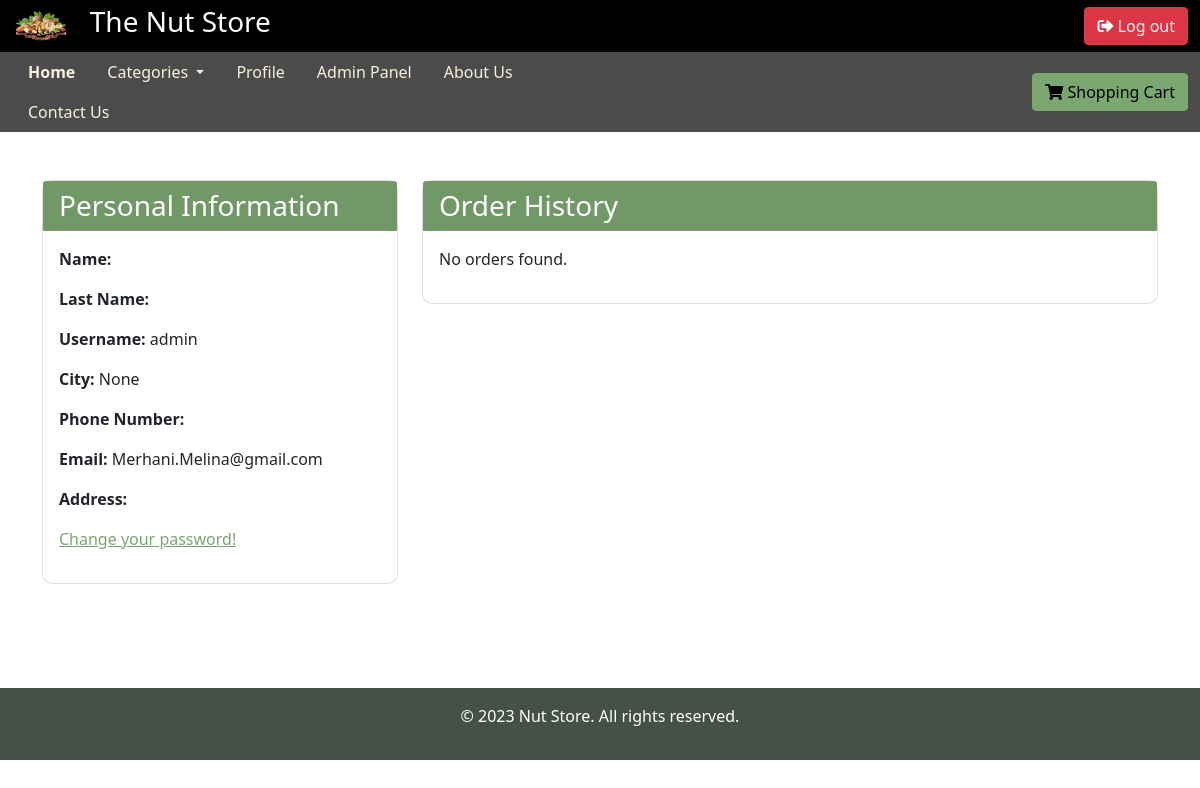
Page /profile/ (signed in) on the committed database.
### accounts/models.py (models this page shows, shortened)
class CustomUser(AbstractUser):
    name = models.CharField(max_length=100)
    family_name = models.CharField(max_length=100)
    username = models.CharField(max_length=50, unique=True)
    email = models.EmailField(unique=True)
    city = models.ForeignKey(City, null=True, blank=False ,on_delete=models.CASCADE)
    phone_number = models.CharField(max_length=11)  #09121234567
    address = models.CharField(max_length=500)
    is_buyer = models.BooleanField(default=False)
    is_seller = models.BooleanField(default=False)

### Nutstore/views.py (the view)
# urls.py: path('profile/', views.profile, name='profile'), #Profile Url
@login_required
def profile(request):
    categories = set(product.category for product in Product.objects.all())
    user = request.user
    orders = Order.objects.filter(user=user)
    context = {
        'categories': categories,
        'user': user,
        'orders': orders,
    }
    return render(request, 'profile.html', context)

### templates/profile.html (shortened to what this page needs)
{% extends 'base.html' %}
{% load static %}
{% block content %}
<div class="container mt-5" style="margin-top: 4rem; margin-bottom: 5rem;">
  <div class="row">
    <div class="col-md-4">
      <div class="card mb-4 border-rounded">
        <div class="card-header header-primary">
          <h3 class="card-title mb-0">Personal Information</h3>
        </div>
        <div class="card-body">
          <p><strong>Name:</strong> {{ user.name }}</p>
          <p><strong>Last Name:</strong> {{ user.family_name }}</p>
          <p><strong>Username:</strong> {{ user.username }}</p>
          <p><strong>City:</strong> {{ user.city }}</p>
          <p><strong>Phone Number:</strong> {{ user.phone_number }}</p>
          <p><strong>Email:</strong> {{ user.email }}</p>
          <p><strong>Address:</strong> {{ user.address }}</p>
          <p><a href="{% url 'change_password' %}" style="color: #7aa66f;">Change your password!</a></p>
        </div>
      </div>
    </div>
    <div class="col-md-8">
      <div class="card mb-4 border-rounded">
        <div class="card-header header-secondary">
          <h3 class="card-title mb-0">Order History</h3>
        </div>
        <div class="card-body">
          {% if orders %}
            <ul class="list-group list-group-flush">
              {% for order in orders %}
                <li class="list-group-item">
                  <div class="d-flex w-100 justify-content-between">
                    <h5 class="mb-1">Order ID: {{ order.id }}</h5>
                    <small>{{ order.created_at|date:"F d, Y" }}</small>
                  </div>
                  <p class="mb-1">Order Items:
                    <ul>
                    {% for item in order.items.all %}
                        <li>
                            {{ item.product.name }},
                            Weight: {{ item.weight }} Kg
                        </li>
                    {% endfor %}
                    </ul></p>
                  <p class="mb-1">Order Total Cost: {{ order.total_cost }}</p>
                  <p class="mb-0">Status: {{ order.get_status_display }}</p>
                </li>
              {% endfor %}
            </ul>
          {% else %}
            <p>No orders found.</p>
          {% endif %}
        </div>
      </div>
    </div>
  </div>
</div>
{% endblock %}

### templates/profile.html (style rules this page uses)
.header-primary { background-color: #719967; color: #fff; border-color: #7aa66f; }
.header-secondary { background-color: #719967; color: #fff; border-color: #7aa66f; }
.border-rounded { border-radius: 10px; }

### rows in the picture
CustomUser: username "admin", city "None", email "Merhani.Melina@gmail.com"
